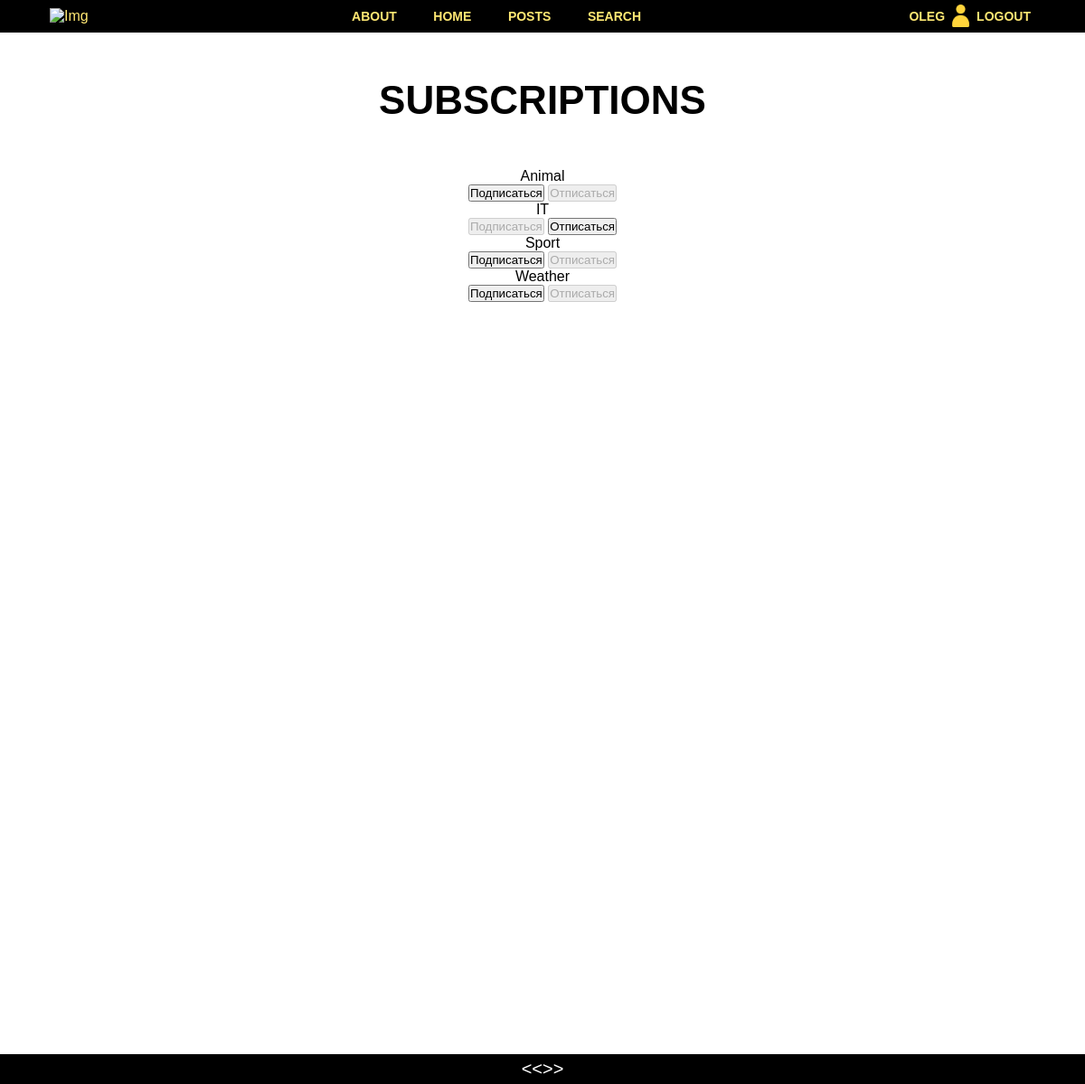
Page /subscriptions/ (signed in) on the committed database.
### news/models.py (models this page shows)
class Category(models.Model):
    category = models.CharField(max_length=24, unique=True)
    def __str__(self) -> str:
        return self.category

### subscriptions/views.py (the view, shortened to what this page needs)
# urls.py: path('', include('subscriptions.urls')),
@login_required
@csrf_protect
def subscriptions(request):
    categories_with_subscriptions = Category.objects.annotate(
        user_subscribed=Exists(
            Subscribers.objects.filter(
                user=request.user,
                category=OuterRef('pk'),
            )
        )
    ).order_by('category')
    return render(
        request,
        'subscriptions.html',
        {'categories': categories_with_subscriptions},
    )

### templates/subscriptions.html (shortened to what this page needs)
{% extends 'flatpages/default.html' %}
{% block title %}
Subscriptions
{% endblock title %}
{% block content %}
    {% for category in categories  %}
        <p>
            {{ category }}
            <form method="post">
                {% if category.user_subscribed %}
                    <button disabled>Подписаться</button>
                    <button name="action" value="unsubscribe">Отписаться</button>
                {% else %}
                    <button name="action" value="subscribe">Подписаться</button>
                    <button disabled>Отписаться</button>
                {% endif %}
            </form>
        </p>
    {% endfor %}
{% endblock content %}

### templates/flatpages/default.html (shortened to what this page needs)
<!DOCTYPE html>
<html lang="en">
<head>
    {% load custom_filters %}
    {% load custom_tags %}
    {% load static %}
    {% load cache %}
    <link href="{% static 'css/styles.css' %}" rel="stylesheet" />
</head>
<body>
    <header class="wrapper">
        <div class="container">
            <nav class="header_nav">
                <a href="/home" style="min-width: 15px; min-height: 15px; text-align: center;"><img src="https://pythonz.net/media/img/events/thumbs/180x236/db5c67d4-1755-461e-951f-85c82f8d4607.jpeg" alt="Img" width="50px" height="50px"></a>
                <ul>
                    <li>
                        <a href="/about" {% if request.get_full_path == '/about/' %}class="active"{% endif %}>About</a>
                    </li>
                    <li>
                        <a href="/home" {% if request.get_full_path == '/home/' %}class="active"{% endif %}>Home</a>
                    </li>
                    <li>
                        {% url 'posts' as url_posts %}
                        <a href="{% url  'posts' %}"{% if url_posts in request.get_full_path %}class="active"{% endif %}>Posts</a>
                    </li>
                    <li>
                        {% url 'search' as url_search %}
                        <a href="{% url 'search' %}"{% if url_search in request.get_full_path %}class="active"{% endif %}>Search</a>
                    </li>
                </ul>
                <div class="account">
                    {% if request.user.is_authenticated %}
                        <a href="#">{{ request.user.username }}</a>
                        <img src="{% static 'images/user-profile_login.png' %}" alt="My image" width="25" height="25"/>
                        <a href="http://127.0.0.1:8000/accounts/logout/">logout</a>
                    {% else %}
                        <a href="http://127.0.0.1:8000/accounts/login/">login</a>
                        <img src="{% static 'images/user-profile_unlogin.png' %}" alt="img" width="25px" height="25px">
                    {% endif %}
                </div>
            </nav>
        </div>
    </header>
    <div class="content wrapper">
        <div class="container">
            <div class="container-content">
                <div class="container-content_header">
                    <h1>
                        {% block title %}{% endblock title %}
                    </h1>
                </div>
                <div class="container-content_body">
                    {% block content %}{% endblock content %}
                </div>
            </div>
        </div>
    </div>
    {% if not url_search == request.get_full_path %}
    <div class="pagination">
        <span class="step-links">
                <span class="current">
                    <<{{page_obj.number}}>>
                </span>
        </span>
    </div>
    {% endif %}
</body>
</html>

### static/css/styles.css (style rules this page uses)
* { padding: 0; margin: 0; font-family: Arial, Helvetica, sans-serif; }
li { list-style: none !important; }
* a { text-decoration: none; padding: 5px; color: #FFE873; }
.account { padding: 5px; display: flex; justify-content: center; }
.account a { text-transform: uppercase; font-weight: bold; font-size: 14px; }
.container { width: 1280px; }
.wrapper { width: 100%; height: auto; display: flex; align-items: center; justify-content: center; }
header.wrapper { background-color: black; }
header nav { display: flex; width: auto; height: auto; align-items: center; justify-content: space-between; margin-left: 50px; margin-right: 50px; }
header ul { width: 30%; display: flex; padding: 5px; justify-content: space-between; }
header li { text-transform: uppercase; font-weight: bold; font-size: 14px; }
.content { display: flex; align-items: center; justify-content: center; }
.container-content { width: 100%; min-height: 1080px; display: flex; align-items:center; flex-direction: column; }
.content .container-content { padding-top: 50px; }
.container-content_header { font-size: 22px; text-transform: uppercase; font-family: 'Times New Roman', Times, serif !important; }
.container-content_body { display: flex; flex-direction: column; padding-top: 50px; width: 1200px; height: auto; align-items: center; justify-content: center; }
.pagination { padding: 5px 0px 5px 0px; text-align: center; position: sticky; bottom: 0%; width: 100%; background-color: black; }
.pagination * { font-size: 20px; }
.pagination span { color: white; }

### rows in the picture
Category: category "Animal", shows "Подписаться"
Category: category "IT", shows "Подписаться"
Category: category "Sport", shows "Подписаться"
Category: category "Weather", shows "Подписаться"

### other values in the picture
{{ request.user.username }} "OLEG"
